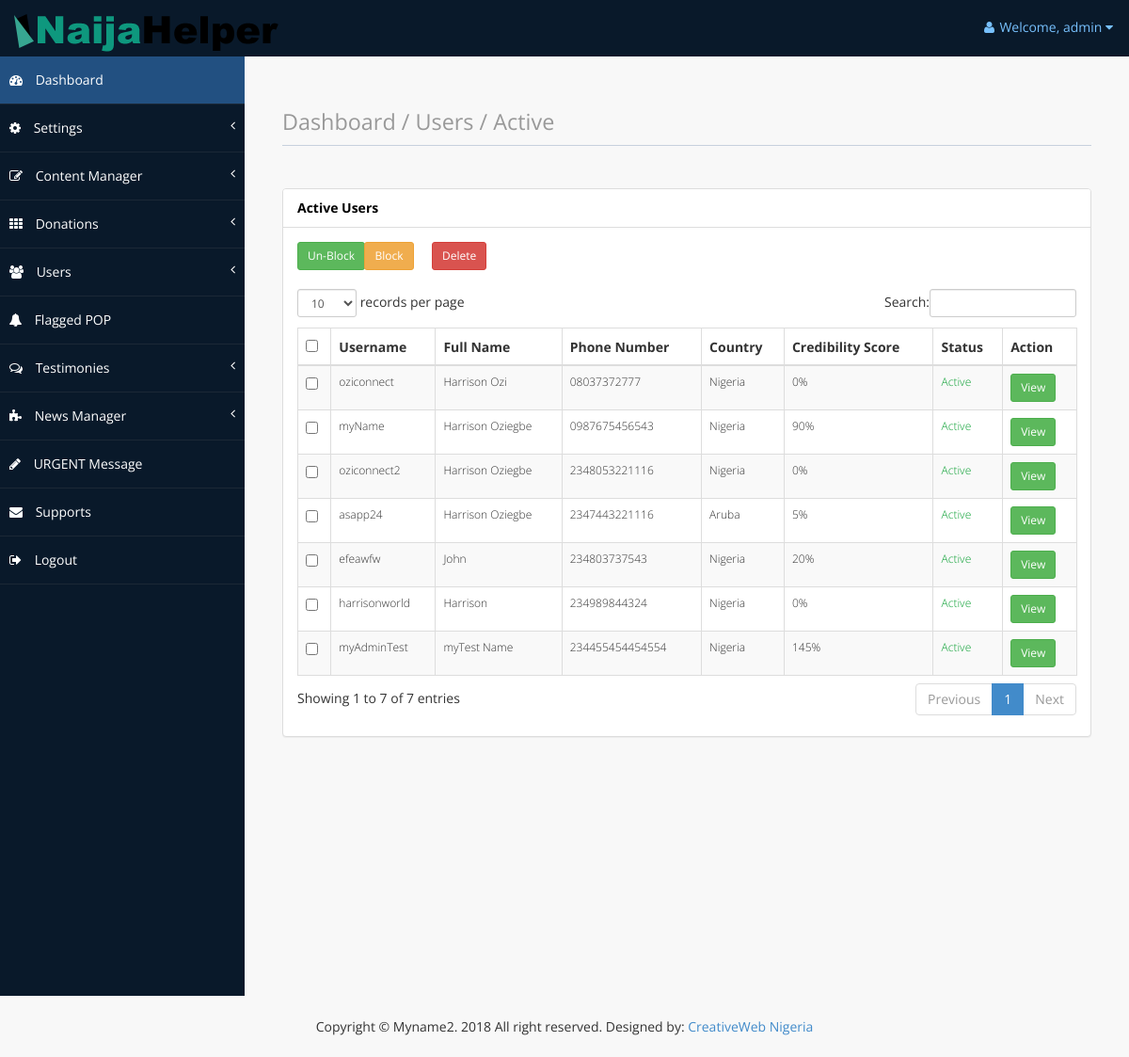
Screenshot of /administrator/users-active.php (signed in) with the database file from the repository.
### tables this page shows
CREATE TABLE `website_settings` (
  `id` int(11) NOT NULL,
  `site_name` varchar(100) NOT NULL,
  `site_title` varchar(100) NOT NULL,
  `site_description` varchar(255) NOT NULL,
  `favicon_url` varchar(100) NOT NULL,
  `logo_url` varchar(100) NOT NULL,
  `last_updated` timestamp NOT NULL DEFAULT CURRENT_TIMESTAMP ON UPDATE CURRENT_TIMESTAMP
);

CREATE TABLE `users` (
  `login_id` int(11) NOT NULL,
  `username` varchar(100) NOT NULL,
  `email` varchar(100) NOT NULL,
  `phone` varchar(100) NOT NULL,
  `password` varchar(100) NOT NULL,
  `full_name` varchar(100) NOT NULL,
  `credibility_score` double NOT NULL,
  `country` varchar(100) NOT NULL,
  `photo` varchar(100) NOT NULL,
  `referral` varchar(100) NOT NULL,
  `referral_bonus` double NOT NULL,
  `available_bonus` double NOT NULL,
  `available_dollar` double NOT NULL,
  `status` varchar(100) NOT NULL,
  `signup_ip` varchar(100) NOT NULL,
  `signup_date` datetime NOT NULL,
  `user_timer` datetime NOT NULL,
  `last_login_ip` varchar(100) NOT NULL,
  `last_login` timestamp NOT NULL DEFAULT CURRENT_TIMESTAMP ON UPDATE CURRENT_TIMESTAMP,
  `last_updated` datetime NOT NULL
);

### core/class.admin.php (called while the page is built, shortened)
<?php
	class ADMIN {
		private $connect;
		public function __construct(){
			$database = new Database();
			$db = $database->dbConnection();
			$this->connect = $db;
		}
		public function runQuery($sql){
			$stmt = $this->connect->prepare($sql);
			return $stmt;
		}
		public function activeUsers(){
			try	{
				$stmt = $this->connect->prepare("SELECT * FROM users WHERE status='Active' OR status=''");
				$stmt->execute();
			}
			catch(PDOException $e){
				echo $e->getMessage();
			}
			$matches = $stmt->fetchAll(PDO::FETCH_ASSOC);
			return $matches;
		}
	}
?>

### core/adminSession.php (called while the page is built)
<?php
	$session = new ADMIN();
	if(!$session->is_loggedin()){
		$session->redirect(BASE_URL.'administrator/login');
		exit();
	}else{
		$auth_user = new ADMIN();
		$adminID = $_SESSION['admin_session'];
		$stmt = $auth_user->runQuery("SELECT * FROM admin WHERE id=:adminID");
		$stmt->execute(array(":adminID"=>$adminID));
		$userInfo = $stmt->fetch(PDO::FETCH_ASSOC);
		$stmt = $auth_user->runQuery("SELECT * FROM website_settings WHERE id='1'");
		$stmt->execute();
		$siteInfo = $stmt->fetch(PDO::FETCH_ASSOC);
		include(ROOT_PATH . "core/updator.php");
	}

### core/updator.php (called while the page is built, shortened)
<?php
	try	{
		$stmt = $auth_user->runQuery("SELECT *
			FROM users WHERE user_timer < (CURDATE() - INTERVAL 5 DAY)
			AND status='Active'
			AND login_id NOT IN (SELECT login_id FROM donations)
		    ORDER BY user_timer ASC LIMIT 1");
		$stmt->execute();
	}
	catch(PDOException $e) {
		echo $e->getMessage();
	}
?>

### administrator/users-active.php (the view, shortened to what this page needs)
<?php
	require_once(ROOT_PATH . "core/class.admin.php");
	require_once(ROOT_PATH . "core/adminSession.php");
	$users = $auth_user->activeUsers();
?>
<?php include(ROOT_PATH."administrator/includes/header.php") ?>
<?php include(ROOT_PATH."administrator/includes/navMenu.php") ?>
        <div id="page-wrapper">
            <div id="page-inner">
                <div class="row">
                    <div class="col-md-12">
                        <h1 class="page-header">
                            <small>Dashboard / Users / Active </small>
                        </h1>
                    </div>
                </div>
                   <div class="row">
                <div class="col-md-12">
                <div class="panel panel-default">
                        <div class="panel-heading">
                             Active Users
                        </div>
                        <div class="panel-body">
                            <div class="table-responsive">
                            <form role="form" method="post" action="" enctype="multipart/form-data">
                            <script src="https://ajax.googleapis.com/ajax/libs/jquery/2.1.1/jquery.min.js"></script>
                            		<div class="row">
                                        <div class="col-md-1">
                                           <button type="submit" name="unBlock"
                                           class="btn btn-success btn-sm">Un-Block</button>
                                        </div>
                                        <div class="col-md-1">
                                            <button type="submit" name="block"
                                            class="btn btn-warning  btn-sm">Block</button>
                                        </div>
                                        <div class="col-md-1">
                                            <button type="submit" name="delete"
                                            class="btn btn-danger  btn-sm">Delete</button>
                                        </div>
                                    </div>
                                    <br>
                                <table class="table table-striped table-bordered table-hover"
                                id="dataTables-example">
                                    <thead>
                                        <tr>
                                            <th><input type="checkbox" class="checkAll" /></th>
                                            <th>Username</th>
                                            <th>Full Name</th>
                                            <th>Phone Number</th>
                                            <th>Country</th>
                                            <th>Credibility Score</th>
                                            <th>Status</th>
                                            <th>Action</th>
                                        </tr>
                                    </thead>
                                    <tbody style="font-size: 12px; font-weight: 200;">
                                    	<?php
                                            if (!empty($users)) {
                                                foreach($users as $user) {?>
										<tr>
                                            <td><input name="tick[]" type="checkbox" value="<?php echo $user["login_id"];?>"></td>
                                            <td><?php echo $user["username"];?></td>
                                            <td><?php echo $user["full_name"];?></td>
                                            <td><?php echo  $user["phone"];?></td>
                                            <td><?php echo  $user["country"];?></td>
                                            <td><?php echo  $user["credibility_score"];?>%</td>
                                            <?php if($user["status"] == "Active" OR $user["status"] == ""){?>
                                            	<td style="color: #0CA034">Active</td>
                                            <?php }else{?>
                                            	<td style="color: #8F3739"><?php echo $user["status"] ?></td>
                                            <?php }?>
                                            <td><a class="btn btn-success btn-sm" href="#">View</a></td>
                                        </tr>
                                        <?php  } }?>
                                    </tbody>
                                </table>
                            </form>
                        </div>
                    </div>
                </div>
            </div>
        </div>
</div>
<br><br><br><br>
<?php include(ROOT_PATH."administrator/includes/footer.php") ?>

### administrator/includes/header.php (shortened to what this page needs)
<!DOCTYPE html>
<html xmlns="http://www.w3.org/1999/xhtml">
<head>
    <link href="<?php echo BASE_URL;?>user/assets/css/bootstrap.css" rel="stylesheet" />
    <link href="<?php echo BASE_URL;?>user/assets/css/font-awesome.css" rel="stylesheet" />
    <link href="<?php echo BASE_URL;?>user/assets/css/custom-styles.css" rel="stylesheet" />
    <link href="<?php echo BASE_URL;?>user/assets/js/dataTables/dataTables.bootstrap.css" rel="stylesheet" />
</head>
<body>
    <div id="wrapper">
        <nav class="navbar navbar-default top-navbar" role="navigation">
            <div class="navbar-header">
                <?php if(isset($siteInfo['logo_url'])){
                    $logoURL = BASE_URL.str_replace('../', '', $siteInfo['logo_url']);?>
                <a class="navbar-brand" href="<?php echo BASE_URL;?>">
                <img src="<?php echo $logoURL;?>" alt="logo"/></a>
                <?php }else{?>
                <a class="navbar-brand" href="<?php echo BASE_URL;?>"><img src="img/logo.png" alt="logo"/></a>
                <?php }?>
            </div>
            <ul class="nav navbar-top-links navbar-right">
                <li class="dropdown">
                    <a class="dropdown-toggle" data-toggle="dropdown" href="#" aria-expanded="false">
                        <i class="fa fa-user fa-fw"></i>Welcome, <?php echo $userInfo["username"];  ?> <i class="fa fa-caret-down"></i>
                    </a>
                </li>
            </ul>
        </nav>

### administrator/includes/footer.php (shortened to what this page needs)
<br><br><br><br><br><br><br>
            </div>
        </div>
<footer style="background:#F8F8F8; padding: 10px; text-align:center;">
    <p>Copyright &copy; <?php if(isset($siteInfo['site_name'])){echo $siteInfo['site_name'];}else{echo 'Yoursite Name';}?>. <?php echo date("Y");?> All right reserved. Designed by:
<a target="_blank" href="http://www.creativeweb.com.ng">CreativeWeb Nigeria</a></p>
</footer>
</body>
</html>

### user/assets/css/custom-styles.css (style rules this page uses)
body { font-family: 'Open Sans', sans-serif; }
#wrapper { width: 100%; background:#09192A; }
#page-wrapper { padding: 15px 15px; background:#F8F8F8; }
#page-inner { width:100%; margin:10px 20px 10px 0px; background-color:transparent; padding:10px; }
h1, .h1, h2, .h2, h3, .h3 { margin-top: 7px; margin-bottom: -5px; }
p, .listItemCust li { font-size:14px; line-height:25px; padding-top:10px; }
.page-header { padding-bottom: 9px; margin: 10px 0 45px; border-bottom: 1px solid #C7D1DD; }
.panel-default > .panel-heading { color: #000; background-color: #FFFFFF; border-color: #ddd; font-weight:bold; }
footer p { font-size: 14px; }
.top-navbar { margin:0px; }
.top-navbar .navbar-brand { color: #fff; width: 260px; text-align: left; height: 60px; font-size: 30px; font-weight: 700; text-transform: uppercase; line-height: 30px; }
.top-navbar .nav > li { position: relative; display: inline-block; }
.top-navbar .nav > li > a { position: relative; display: block; padding: 19px 15px; color: #77C0FD; }
.top-navbar { background:#09192A; border-bottom:none; }
.top-navbar .nav > li > a > i { margin-right: 2px; }
.navbar-default { border:0px solid black; }
.navbar-header { background: #09192A; }
.nav > li > a > i { margin-right:10px; }
@media (min-width:768px) { #page-wrapper { margin: 0 0 0 260px; padding: 15px 30px; } }
@media (min-width:768px) { .navbar { border-radius: 0px; } }

### rows the page displays
website_settings: logo_url (picture), site_name "Myname2"
users: username "oziconnect", full_name "Harrison Ozi", phone "08037372777", country "Nigeria", credibility_score "0", status "Active"
users: username "myName", full_name "Harrison Oziegbe", phone "0987675456543", country "Nigeria", credibility_score "90", status "Active"
users: username "oziconnect2", full_name "Harrison Oziegbe", phone "2348053221116", country "Nigeria", credibility_score "0", status "Active"
users: username "asapp24", full_name "Harrison Oziegbe", phone "2347443221116", country "Aruba", credibility_score "5", status "Active"
users: username "efeawfw", full_name "John", phone "234803737543", country "Nigeria", credibility_score "20", status "Active"
users: username "harrisonworld", full_name "Harrison", phone "234989844324", country "Nigeria", credibility_score "0", status "Active"
users: username "myAdminTest", full_name "myTest Name", phone "234455454454554", country "Nigeria", credibility_score "145", status "Active"

### other values shown
$userInfo["username"] "admin"
